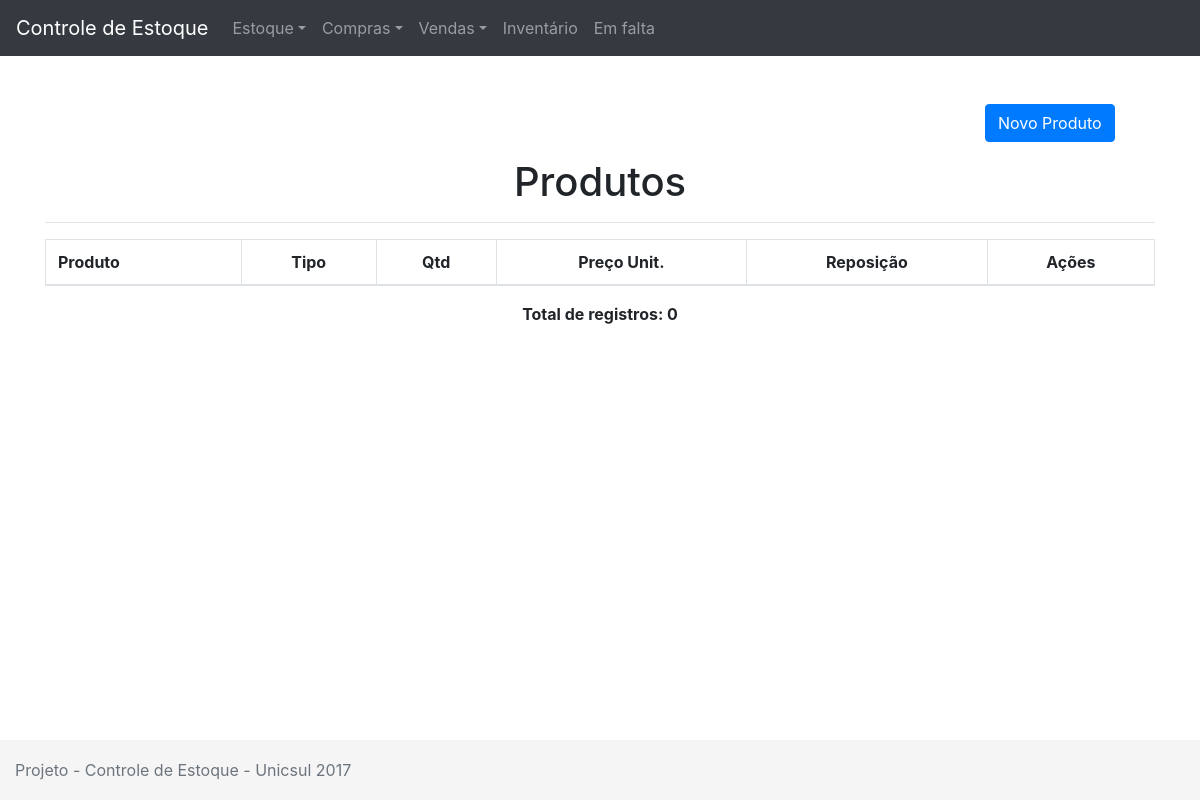
Before: /index.php/produtos/listarprodutos with the older database file.
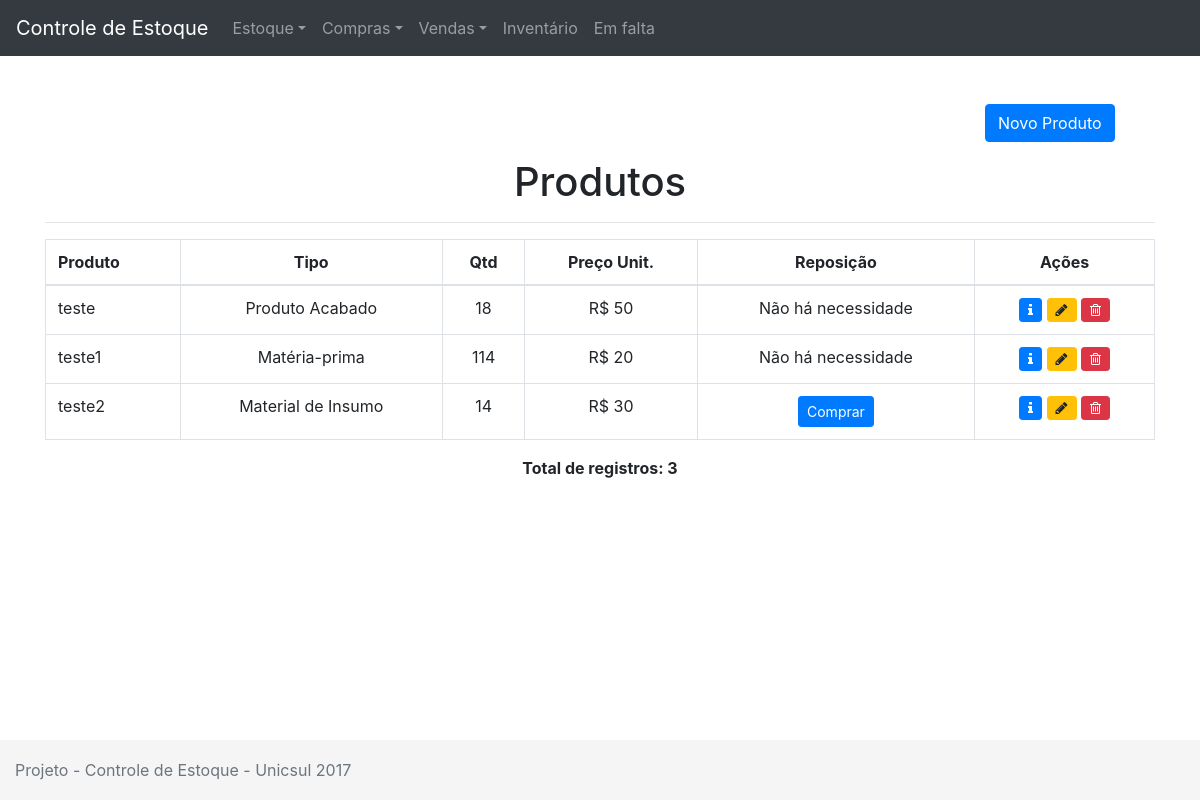
After: the same page with the newer database file.
### tables this page shows
CREATE TABLE `produtos` (
  `id` int(11) NOT NULL,
  `descricao` varchar(255) NOT NULL,
  `tipo` varchar(255) NOT NULL,
  `status` tinyint(1) NOT NULL,
  `preco` float NOT NULL,
  `qtd` int(11) NOT NULL,
  `acionamento` int(11) NOT NULL,
  `min` int(11) NOT NULL,
  `max` int(11) NOT NULL
);

### application/controllers/Produtos.php (called while the page is built, shortened)
<?php
class Produtos extends CI_Controller
{
	public function listarprodutos()
	{
		$this->load->view('menu');
		$this->load->model('produtos_model', 'produtos');
		$data['produtos'] = $this->produtos->getProdutos();
		$this->load->view('listarprodutos', $data);
		$this->load->view('rodape');
	}
}

### index.php (called while the page is built, shortened)
<?php
require_once BASEPATH.'core/CodeIgniter.php';

### application/models/Produtos_model.php (called while the page is built, shortened)
<?php
class Produtos_model extends CI_Model
{
	public function getProdutos()
	{
		$query = $this->db->get('produtos');
		return $query->result();
	}
}

### application/views/listarprodutos.php (the view, shortened to what this page needs)
<br>
<div class="container">
	<br>
	<p class="col-md-2 ml-md-auto">
		<a class="btn btn-primary" data-toggle="collapse" href="#testeCollapse" aria-expanded="false" aria-controls="testeCollapse">Novo Produto</a>
	</p>
	<h1 class='text-center'>Produtos</h1>
	<hr>
	<table class="table table-bordered">
		<thead class="table-inverse">
			<tr>
				<td><b>Produto</b></td>
				<td class='text-center'><b>Tipo</b></td>
				<td class='text-center'><b>Qtd</b></td>
				<td class='text-center'><b>Preço Unit.</b></td>
				<td class='text-center'><b>Reposição</b></td>
				<td class='text-center'><b>Ações</b></td>
			</tr>
		</thead>
		<tbody>
			<?php
				$contador = 0;
				foreach($produtos as $produto):
					echo '<tr>';
						echo '<td>' . $produto->descricao . '</td>';
						if($produto->tipo == 0){
							echo '<td class="text-center">Produto Acabado</td>';
						} else if($produto->tipo == 1){
							echo '<td class="text-center">Matéria-prima</td>';
						} else if($produto->tipo == 2){
							echo '<td class="text-center">Material de Insumo</td>';
						}
						echo '<td class="text-center">' . $produto->qtd . '</td>';
						echo '<td class="text-center">R$ ' . $produto->preco . '</td>';
						echo '<td class="text-center">';
			?>
			<?php
					if($produto->qtd <= $produto->acionamento)
					{
						if($produto->tipo == 0)
						{
			?>
						<a class="btn btn-sm btn-primary" href="<?=base_url('producao/produto/' . $produto->id);?>">Produzir</a>
			<?php
						} else {
			?>
							<a class="btn btn-sm btn-primary" href="<?=base_url('compras/produto/' . $produto->id);?>">Comprar</a>
			<?php
						}
					} else
					{
						echo "Não há necessidade";
					}
						echo '</td>';
						echo '<td class="text-center">';
			?>
						<a class="btn btn-sm btn-primary" href="<?=base_url('/produtos/info/' . $produto->id);?>"><i class="fa fa-info" aria-hidden="true"></i></a>
						<a class="btn btn-sm btn-warning" href="<?=base_url('/produtos/editar/' . $produto->id);?>"><i class="fa fa-pencil" aria-hidden="true"></i></a>
						<a class="btn btn-sm btn-danger" href="<?=base_url('/produtos/apagar/' . $produto->id);?>"><i class="fa fa-trash-o" aria-hidden="true"></i></a>
			<?php
						echo '</td>';
					echo '</tr>';
					$contador++;
				endforeach;
			?>
		</tbody>
	</table>
	<p class="text-center"><b>Total de registros: <?=$contador;?></b></p>
</div>

Changed rows visible on the page:
added produtos: descricao "teste", tipo "Produto Acabado", qtd "18", preco "50", acionamento "Não há necessidade"
added produtos: descricao "teste1", tipo "Matéria-prima", qtd "114", preco "20", acionamento "Não há necessidade"
added produtos: descricao "teste2", tipo "Material de Insumo", qtd "14", preco "30"
Other visible differences:
$contador: "0" → "3"
